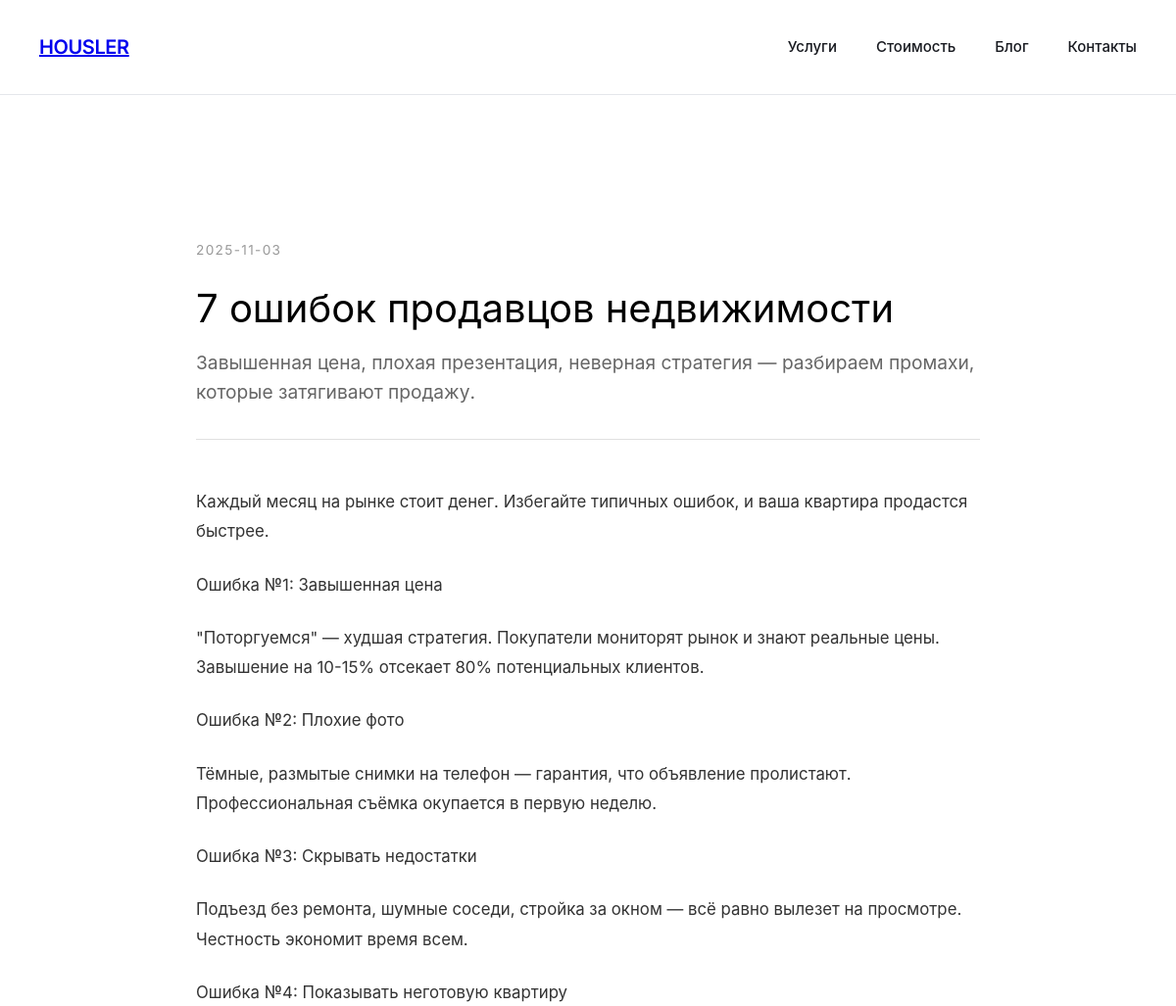
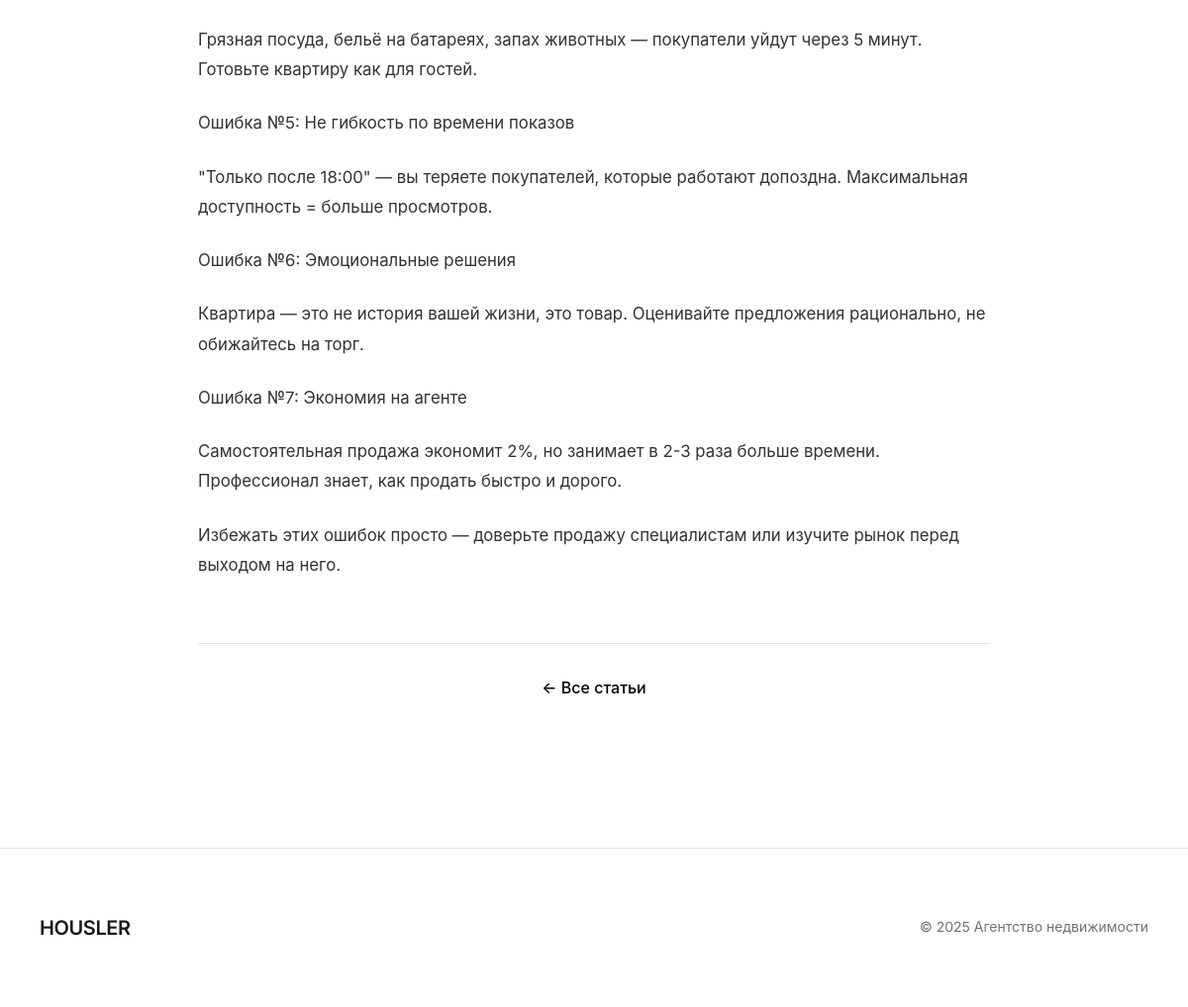
Page /blog/oshibki-pri-prodazhe-kvartiry on the committed database (2 pictures, top to bottom).
### tables this page shows
CREATE TABLE blog_posts (
                id INTEGER PRIMARY KEY AUTOINCREMENT,
                slug TEXT UNIQUE NOT NULL,
                title TEXT NOT NULL,
                excerpt TEXT,
                content TEXT NOT NULL,
                original_url TEXT,
                original_title TEXT,
                published_at TEXT NOT NULL,
                created_at TEXT NOT NULL,
                updated_at TEXT NOT NULL,
                is_published INTEGER DEFAULT 1,
                view_count INTEGER DEFAULT 0
            );

### blog_routes.py (the view)
    @app.route('/blog/<slug>')
    def blog_post(slug):
        try:
            post = blog_db.get_post_by_slug(slug)
            if not post:
                abort(404)
            blog_db.increment_view_count(slug)
            recent_posts = blog_db.get_recent_posts(limit=5)
            return render_template('blog_post.html', post=post, recent_posts=recent_posts)
        except Exception as e:
            logger.error(f"Error loading blog post {slug}: {e}")
            abort(500)

### blog_database.py (called while the page is built)
    def get_post_by_slug(self, slug: str) -> Optional[Dict]:
        conn = sqlite3.connect(self.db_path)
        conn.row_factory = sqlite3.Row
        c = conn.cursor()
        c.execute('''
            SELECT * FROM blog_posts
            WHERE slug = ? AND is_published = 1
        ''', (slug,))
        row = c.fetchone()
        conn.close()
        if row:
            return dict(row)
        return None

    def get_all_posts(
        self,
        limit: Optional[int] = None,
        offset: int = 0
    ) -> List[Dict]:
        conn = sqlite3.connect(self.db_path)
        conn.row_factory = sqlite3.Row
        c = conn.cursor()
        query = '''
            SELECT * FROM blog_posts
            WHERE is_published = 1
            ORDER BY published_at DESC
        '''
        if limit:
            query += f' LIMIT {limit} OFFSET {offset}'
        c.execute(query)
        rows = c.fetchall()
        conn.close()
        return [dict(row) for row in rows]

    def get_recent_posts(self, limit: int = 4) -> List[Dict]:
        return self.get_all_posts(limit=limit)

    def increment_view_count(self, slug: str):
        conn = sqlite3.connect(self.db_path)
        c = conn.cursor()
        c.execute('''
            UPDATE blog_posts
            SET view_count = view_count + 1
            WHERE slug = ?
        ''', (slug,))
        conn.commit()
        conn.close()

### blog_routes.py (called while the page is built)
def register_blog_routes(app):
    @app.route('/blog')
    def blog_index():
        """Blog index page with all posts"""
        try:
            posts = blog_db.get_all_posts()
            return render_template('blog_index.html', posts=posts)
        except Exception as e:
            logger.error(f"Error loading blog index: {e}")
            abort(500)
    @app.route('/blog/<slug>')
    def blog_post(slug):
        try:
            post = blog_db.get_post_by_slug(slug)
            if not post:
                abort(404)
            blog_db.increment_view_count(slug)
            recent_posts = blog_db.get_recent_posts(limit=5)
            return render_template('blog_post.html', post=post, recent_posts=recent_posts)
        except Exception as e:
            logger.error(f"Error loading blog post {slug}: {e}")
            abort(500)
    logger.info("Blog routes registered")

### templates/blog_post.html (shortened to what this page needs)
<!DOCTYPE html>
<html lang="ru">
<head>
    <link rel="stylesheet" href="/static/css/landing.css">
    <link rel="stylesheet" href="/static/css/blog-minimal.css">
</head>
<body>
    <nav class="nav">
        <div class="container">
            <div class="nav-content">
                <a href="/" class="logo">HOUSLER</a>
                <div class="nav-links">
                    <a href="/#services">Услуги</a>
                    <a href="/#pricing">Стоимость</a>
                    <a href="/blog">Блог</a>
                    <a href="/#contact">Контакты</a>
                </div>
            </div>
        </div>
    </nav>
    <section class="section">
        <div class="container">
            <div class="blog-post-content">
                <div class="blog-post-header">
                    <div class="blog-post-meta">{{ post.published_at[:10] }}</div>
                    <h1 class="blog-post-title">{{ post.title }}</h1>
                    {% if post.excerpt %}
                    <div class="blog-post-excerpt">{{ post.excerpt }}</div>
                    {% endif %}
                </div>
                <div class="blog-post-body">
                    {% for paragraph in post.content.split('\n\n') %}
                        {% if paragraph.strip() %}
                        <p>{{ paragraph }}</p>
                        {% endif %}
                    {% endfor %}
                </div>
                <div class="blog-post-footer">
                    <a href="/blog" style="color: #000; text-decoration: none; font-weight: 500;">← Все статьи</a>
                </div>
            </div>
        </div>
    </section>
    <footer class="footer">
        <div class="container">
            <div class="footer-content">
                <div class="footer-brand">HOUSLER</div>
                <div class="footer-text">© 2025 Агентство недвижимости</div>
            </div>
        </div>
    </footer>
</body>
</html>

### static/css/landing.css (style rules this page uses)
* { margin: 0; padding: 0; box-sizing: border-box; }
:root { --color-text: #181A20; --color-text-light: #6B7280; --color-border: #E5E7EB; --color-bg: #FFFFFF; --color-bg-gray: #F9FAFB; --color-accent: #000000; }
body { font-family: 'Inter', -apple-system, BlinkMacSystemFont, 'Segoe UI', sans-serif; color: var(--color-text); background: var(--color-bg); line-height: 1.6; -webkit-font-smoothing: antialiased; }
.container { max-width: 1200px; margin: 0 auto; padding: 0 40px; }
.nav { padding: 32px 0; border-bottom: 1px solid var(--color-border); background: var(--color-bg); }
.nav-content { display: flex; justify-content: space-between; align-items: center; }
.logo { font-size: 20px; font-weight: 600; letter-spacing: -0.02em; }
.nav-links { display: flex; gap: 40px; }
.nav-links a { color: var(--color-text); text-decoration: none; font-size: 15px; font-weight: 500; transition: color 0.2s; }
.section { padding: 100px 0; }
.footer { padding: 64px 0; border-top: 1px solid var(--color-border); }
.footer-content { display: flex; justify-content: space-between; align-items: center; }
.footer-brand { font-size: 20px; font-weight: 600; letter-spacing: -0.02em; }
.footer-text { font-size: 14px; color: var(--color-text-light); }

### templates/blog_post.html (style rules this page uses)
.blog-post-content { max-width: 800px; margin: 0 auto; padding: 3rem 0; }
.blog-post-header { margin-bottom: 3rem; padding-bottom: 2rem; border-bottom: 1px solid #e0e0e0; }
.blog-post-meta { font-size: 0.85rem; color: #999; text-transform: uppercase; letter-spacing: 0.1em; margin-bottom: 1.5rem; }
.blog-post-title { font-size: 2.5rem; font-weight: 400; line-height: 1.2; margin-bottom: 1rem; color: #000; }
.blog-post-excerpt { font-size: 1.2rem; color: #666; line-height: 1.6; }
.blog-post-body { font-size: 1.05rem; line-height: 1.8; color: #333; }
.blog-post-body p { margin-bottom: 1.5rem; }
.blog-post-footer { margin-top: 4rem; padding-top: 2rem; border-top: 1px solid #e0e0e0; text-align: center; }

### rows in the picture
blog_posts: published_at "2025-11-03", title "7 ошибок продавцов недвижимости", excerpt "Завышенная цена, плохая презентация, неверная стратегия — разбираем промахи, которые затягивают продажу."

### other values in the picture
{{ paragraph }} "Каждый месяц на рынке стоит денег. Избегайте типичных ошибок, и ваша квартира продастся быстрее." "Ошибка №1: Завышенная цена" "\"Поторгуемся\" — худшая стратегия. Покупатели мониторят рынок и знают реальные цены. Завышение на 10-15% отсекает 80% потенциальных клиентов." "Ошибка №2: Плохие фото" "Тёмные, размытые снимки на телефон — гарантия, что объявление пролистают. Профессиональная съёмка окупается в первую неделю." "Ошибка №3: Скрывать недостатки" "Подъезд без ремонта, шумные соседи, стройка за окном — всё равно вылезет на просмотре. Честность экономит время всем." "Ошибка №4: Показывать неготовую квартиру" "Грязная посуда, бельё на батареях, запах животных — покупатели уйдут через 5 минут. Готовьте квартиру как для гостей." "Ошибка №5: Не гибкость по времени показов" "\"Только после 18:00\" — вы теряете покупателей, которые работают допоздна. Максимальная доступность = больше просмотров." "Ошибка №6: Эмоциональные решения" "Квартира — это не история вашей жизни, это товар. Оценивайте предложения рационально, не обижайтесь на торг." "Ошибка №7: Экономия на агенте" "Самостоятельная продажа экономит 2%, но занимает в 2-3 раза больше времени. Профессионал знает, как продать быстро и дорого." "Избежать этих ошибок просто — доверьте продажу специалистам или изучите рынок перед выходом на него."
